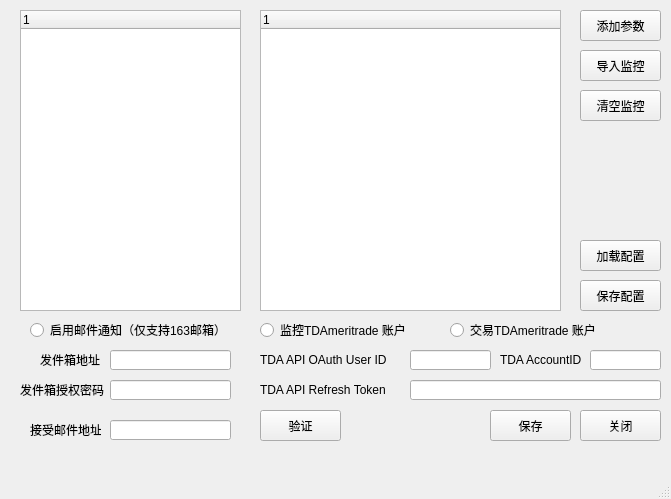
<?xml version="1.0" encoding="UTF-8"?>
<ui version="4.0">
 <class>MainWindow</class>
 <widget class="QMainWindow" name="MainWindow">
  <property name="geometry">
   <rect>
    <x>0</x>
    <y>0</y>
    <width>671</width>
    <height>499</height>
   </rect>
  </property>
  <property name="windowTitle">
   <string>Monitor Parameter Editor</string>
  </property>
  <widget class="QWidget" name="centralwidget">
   <widget class="QTreeWidget" name="MonitorParaTree">
    <property name="geometry">
     <rect>
      <x>260</x>
      <y>10</y>
      <width>301</width>
      <height>301</height>
     </rect>
    </property>
    <column>
     <property name="text">
      <string notr="true">1</string>
     </property>
    </column>
   </widget>
   <widget class="QPushButton" name="AddBackTestPara">
    <property name="geometry">
     <rect>
      <x>580</x>
      <y>10</y>
      <width>81</width>
      <height>31</height>
     </rect>
    </property>
    <property name="text">
     <string>添加参数</string>
    </property>
   </widget>
   <widget class="QPushButton" name="SaveMonitorConfigPara">
    <property name="geometry">
     <rect>
      <x>580</x>
      <y>280</y>
      <width>81</width>
      <height>31</height>
     </rect>
    </property>
    <property name="text">
     <string>保存配置</string>
    </property>
   </widget>
   <widget class="QPushButton" name="CloseMonitorParaEditor">
    <property name="geometry">
     <rect>
      <x>580</x>
      <y>410</y>
      <width>81</width>
      <height>31</height>
     </rect>
    </property>
    <property name="text">
     <string>关闭</string>
    </property>
   </widget>
   <widget class="QTreeWidget" name="FavorSymbolList">
    <property name="geometry">
     <rect>
      <x>20</x>
      <y>10</y>
      <width>221</width>
      <height>301</height>
     </rect>
    </property>
    <column>
     <property name="text">
      <string notr="true">1</string>
     </property>
    </column>
   </widget>
   <widget class="QPushButton" name="ImportToMonitorTable">
    <property name="geometry">
     <rect>
      <x>580</x>
      <y>50</y>
      <width>81</width>
      <height>31</height>
     </rect>
    </property>
    <property name="text">
     <string>导入监控</string>
    </property>
   </widget>
   <widget class="QRadioButton" name="MailNotifyEnable">
    <property name="geometry">
     <rect>
      <x>30</x>
      <y>320</y>
      <width>191</width>
      <height>20</height>
     </rect>
    </property>
    <property name="text">
     <string>启用邮件通知（仅支持163邮箱）</string>
    </property>
    <property name="autoExclusive">
     <bool>false</bool>
    </property>
   </widget>
   <widget class="QRadioButton" name="TdaAccountMonitorEnable">
    <property name="geometry">
     <rect>
      <x>260</x>
      <y>320</y>
      <width>161</width>
      <height>20</height>
     </rect>
    </property>
    <property name="text">
     <string>监控TDAmeritrade 账户</string>
    </property>
    <property name="autoExclusive">
     <bool>false</bool>
    </property>
   </widget>
   <widget class="QRadioButton" name="TdaTradeRotEnable">
    <property name="geometry">
     <rect>
      <x>450</x>
      <y>320</y>
      <width>161</width>
      <height>20</height>
     </rect>
    </property>
    <property name="text">
     <string>交易TDAmeritrade 账户</string>
    </property>
    <property name="autoExclusive">
     <bool>false</bool>
    </property>
   </widget>
   <widget class="QLineEdit" name="SendMailBoxAddr">
    <property name="geometry">
     <rect>
      <x>110</x>
      <y>350</y>
      <width>121</width>
      <height>20</height>
     </rect>
    </property>
   </widget>
   <widget class="QLineEdit" name="SendMailBoxPwd">
    <property name="geometry">
     <rect>
      <x>110</x>
      <y>380</y>
      <width>121</width>
      <height>20</height>
     </rect>
    </property>
   </widget>
   <widget class="QLineEdit" name="TdaAPIOAuthUserID">
    <property name="geometry">
     <rect>
      <x>410</x>
      <y>350</y>
      <width>81</width>
      <height>20</height>
     </rect>
    </property>
    <property name="text">
     <string/>
    </property>
   </widget>
   <widget class="QLabel" name="ShowPeriod_11">
    <property name="geometry">
     <rect>
      <x>20</x>
      <y>380</y>
      <width>91</width>
      <height>20</height>
     </rect>
    </property>
    <property name="text">
     <string>发件箱授权密码</string>
    </property>
   </widget>
   <widget class="QLabel" name="ShowPeriod_12">
    <property name="geometry">
     <rect>
      <x>40</x>
      <y>350</y>
      <width>61</width>
      <height>20</height>
     </rect>
    </property>
    <property name="text">
     <string>发件箱地址</string>
    </property>
   </widget>
   <widget class="QLabel" name="ShowPeriod_13">
    <property name="geometry">
     <rect>
      <x>30</x>
      <y>420</y>
      <width>71</width>
      <height>20</height>
     </rect>
    </property>
    <property name="text">
     <string>接受邮件地址</string>
    </property>
   </widget>
   <widget class="QLineEdit" name="RevMailBoxAddr">
    <property name="geometry">
     <rect>
      <x>110</x>
      <y>420</y>
      <width>121</width>
      <height>20</height>
     </rect>
    </property>
   </widget>
   <widget class="QLabel" name="ShowPeriod_14">
    <property name="geometry">
     <rect>
      <x>260</x>
      <y>350</y>
      <width>141</width>
      <height>20</height>
     </rect>
    </property>
    <property name="text">
     <string>TDA API OAuth User ID</string>
    </property>
   </widget>
   <widget class="QPushButton" name="VerifyTradeConfig">
    <property name="geometry">
     <rect>
      <x>260</x>
      <y>410</y>
      <width>81</width>
      <height>31</height>
     </rect>
    </property>
    <property name="text">
     <string>验证</string>
    </property>
   </widget>
   <widget class="QPushButton" name="SaveTradeConfig">
    <property name="geometry">
     <rect>
      <x>490</x>
      <y>410</y>
      <width>81</width>
      <height>31</height>
     </rect>
    </property>
    <property name="text">
     <string>保存</string>
    </property>
   </widget>
   <widget class="QLabel" name="ShowPeriod_15">
    <property name="geometry">
     <rect>
      <x>260</x>
      <y>380</y>
      <width>141</width>
      <height>20</height>
     </rect>
    </property>
    <property name="text">
     <string>TDA API Refresh Token</string>
    </property>
   </widget>
   <widget class="QLineEdit" name="TdaAPIRefreshToken">
    <property name="geometry">
     <rect>
      <x>410</x>
      <y>380</y>
      <width>251</width>
      <height>20</height>
     </rect>
    </property>
   </widget>
   <widget class="QLabel" name="ShowPeriod_16">
    <property name="geometry">
     <rect>
      <x>500</x>
      <y>350</y>
      <width>81</width>
      <height>20</height>
     </rect>
    </property>
    <property name="text">
     <string>TDA AccountID</string>
    </property>
   </widget>
   <widget class="QLineEdit" name="TdaAccountID">
    <property name="geometry">
     <rect>
      <x>590</x>
      <y>350</y>
      <width>71</width>
      <height>20</height>
     </rect>
    </property>
    <property name="text">
     <string/>
    </property>
   </widget>
   <widget class="QPushButton" name="LoadMonitorConfigPara">
    <property name="geometry">
     <rect>
      <x>580</x>
      <y>240</y>
      <width>81</width>
      <height>31</height>
     </rect>
    </property>
    <property name="text">
     <string>加载配置</string>
    </property>
   </widget>
   <widget class="QPushButton" name="CleanMonitorTable">
    <property name="geometry">
     <rect>
      <x>580</x>
      <y>90</y>
      <width>81</width>
      <height>31</height>
     </rect>
    </property>
    <property name="text">
     <string>清空监控</string>
    </property>
   </widget>
  </widget>
  <widget class="QMenuBar" name="menubar">
   <property name="geometry">
    <rect>
     <x>0</x>
     <y>0</y>
     <width>671</width>
     <height>23</height>
    </rect>
   </property>
  </widget>
  <widget class="QStatusBar" name="statusbar"/>
 </widget>
 <resources/>
 <connections/>
</ui>
